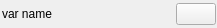
<?xml version="1.0" encoding="UTF-8"?>
<ui version="4.0">
 <class>Form</class>
 <widget class="QWidget" name="Form">
  <property name="geometry">
   <rect>
    <x>0</x>
    <y>0</y>
    <width>217</width>
    <height>28</height>
   </rect>
  </property>
  <property name="windowTitle">
   <string>Form</string>
  </property>
  <layout class="QHBoxLayout" name="horizontalLayout">
   <property name="spacing">
    <number>1</number>
   </property>
   <property name="leftMargin">
    <number>1</number>
   </property>
   <property name="topMargin">
    <number>1</number>
   </property>
   <property name="rightMargin">
    <number>1</number>
   </property>
   <property name="bottomMargin">
    <number>1</number>
   </property>
   <item>
    <widget class="QWidget" name="widget" native="true"/>
   </item>
   <item>
    <widget class="QLabel" name="labelName">
     <property name="text">
      <string>var name</string>
     </property>
    </widget>
   </item>
   <item>
    <spacer name="horizontalSpacer">
     <property name="orientation">
      <enum>Qt::Horizontal</enum>
     </property>
     <property name="sizeHint" stdset="0">
      <size>
       <width>40</width>
       <height>20</height>
      </size>
     </property>
    </spacer>
   </item>
   <item>
    <widget class="QPushButton" name="pbKill">
     <property name="maximumSize">
      <size>
       <width>40</width>
       <height>16777215</height>
      </size>
     </property>
     <property name="text">
      <string/>
     </property>
     <property name="icon">
      <iconset resource="../Utils/nodes_res.qrc">
       <normaloff>:/icons/resources/delete_icon.png</normaloff>:/icons/resources/delete_icon.png</iconset>
     </property>
    </widget>
   </item>
  </layout>
 </widget>
 <resources>
  <include location="../Utils/nodes_res.qrc"/>
 </resources>
 <connections/>
</ui>
